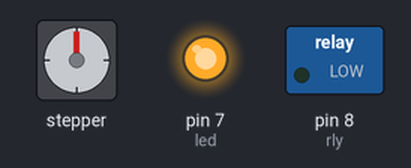
Bench run of a sketch on a simulated Arduino Uno, built with avr-gcc and run on an emulated ATmega328P. Parts: stepper motor, switched loads named in the sketch (green lamp = pin HIGH), output pins drawn as LEDs (lit = HIGH). Wiring (inferred from the names in the program): stepper motor driver (200 steps per turn assumed): step pin 3; direction pin 2. Random numbers use the default seed unless the sketch sets one; pins used as bus, display or sensor lines are not drawn; what the sketch prints to the serial monitor is not drawn.

Above: at 0.05 s.
At 5.95 s:
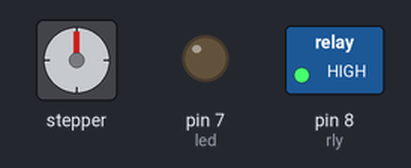
Timing chart, 0 to 7.8 s (numbered marks = the images above):
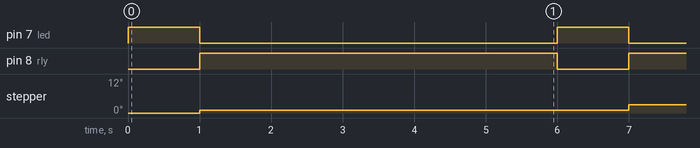

Measured:
- by itself, pin 7 (led): alternates HIGH for 1.0 s and LOW for 5.0 s
- by itself, pin 8 (rly): alternates HIGH for 5.0 s and LOW for 1.0 s

The sketch:

motionwithrly.ino
```cpp
// void setup(){

// }
// void loop(){

// }


int dirPin=2;
int stpPin=3;
int led=7;
int rly=8;


int inp=6;

int val=0;
int ps=LOW;

int randNum=9;
void setup() {
  pinMode(inp,INPUT);
  pinMode(led,OUTPUT);
  pinMode(rly,OUTPUT);
  pinMode(dirPin,OUTPUT);
  pinMode(stpPin,OUTPUT);
  Serial.begin(9600);
  randomSeed(analogRead(0));

}

void loop(){
  randNum=random(1000);

  if(randNum%2==0){
    digitalWrite(led,HIGH);
    if(ps==LOW){

      digitalWrite(dirPin,HIGH);
      delay(1000);
      digitalWrite(stpPin,HIGH);
      digitalWrite(dirPin,LOW);
      digitalWrite(stpPin,LOW);

      digitalWrite(led,LOW);
      digitalWrite(rly,HIGH);
      delay(5000);
      digitalWrite(rly,LOW);

      Serial.println(randNum);

      ps=HIGH;
    }
  }
  else{
      ps=LOW;
      Serial.println(randNum);
      digitalWrite(rly,LOW);
      digitalWrite(led,LOW);
       digitalWrite(dirPin,LOW);
      digitalWrite(stpPin,LOW);

    }
}


// void loop() {
//   val=digitalRead(inp);
//   if (val==HIGH){
//     digitalWrite(led,HIGH);
//     if(ps==LOW){

//       ps=HIGH;
//       delay(2000);
//       digitalWrite(led,LOW);


//     }else{
//       digitalWrite(led,LOW);
//       if(ps==HIGH){
//         Serial.println("Motion ended");
//         ps=LOW;
//       }
//     }
//   }

// }
```
